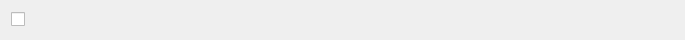
<?xml version="1.0" encoding="UTF-8"?>
<ui version="4.0">
 <class>Todo</class>
 <widget class="QDialog" name="Todo">
  <property name="geometry">
   <rect>
    <x>0</x>
    <y>0</y>
    <width>685</width>
    <height>40</height>
   </rect>
  </property>
  <property name="windowTitle">
   <string>Dialog</string>
  </property>
  <property name="layoutDirection">
   <enum>Qt::LeftToRight</enum>
  </property>
  <property name="autoFillBackground">
   <bool>false</bool>
  </property>
  <layout class="QGridLayout" name="gridLayout">
   <item row="0" column="0">
    <widget class="QCheckBox" name="checkBox">
     <property name="text">
      <string/>
     </property>
    </widget>
   </item>
  </layout>
 </widget>
 <resources/>
 <connections/>
</ui>
